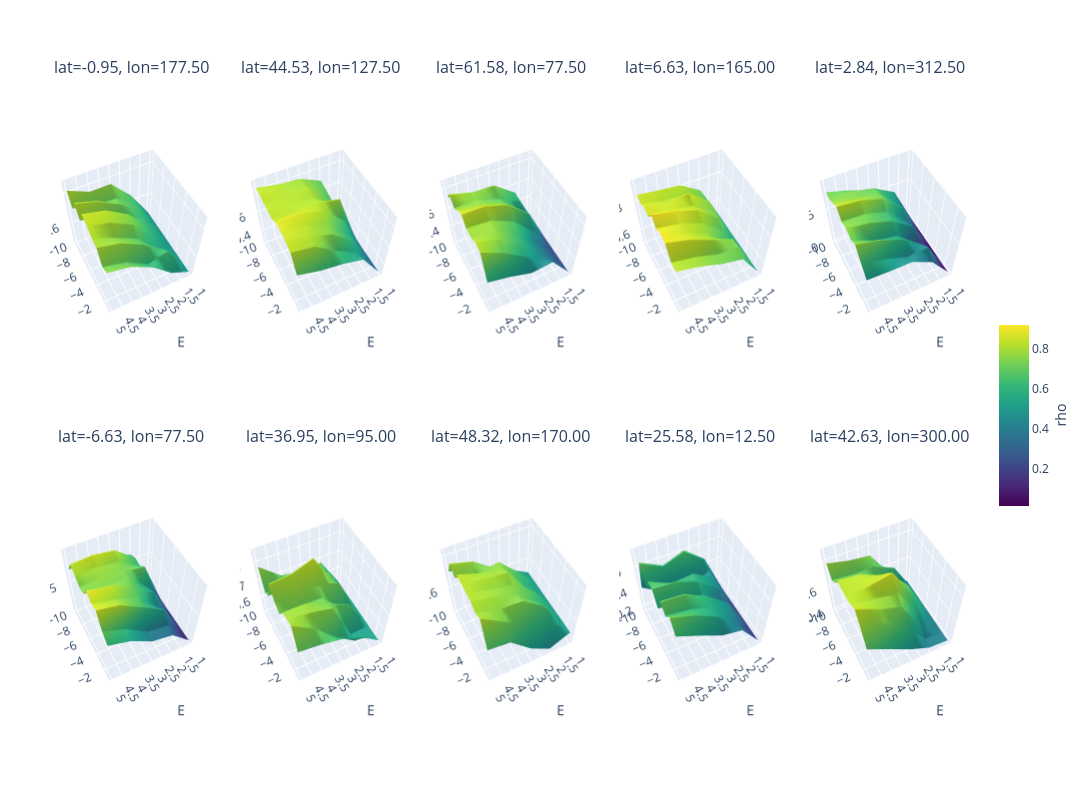

Notebook code cell kept with this figure:
### Code cell
import xarray as xr
import pandas as pd
import numpy as np
import random

import plotly.graph_objects as go
from plotly.subplots import make_subplots

from pyEDM import EmbedDimension


nlat = ds_sat_diff.sizes["lat"]
nlon = ds_sat_diff.sizes["lon"]
ages = ds_sat_diff["age"].values  # keep track of the ages

# ---------------------------------------------------------------------
# 2. Randomly select 10 (lat, lon) grid points
# ---------------------------------------------------------------------
all_pairs = [(ilat, ilon) for ilat in range(nlat) for ilon in range(nlon)]
random_pairs = random.sample(all_pairs, 10)  # pick 10 unique (ilat, ilon)

results_list = []  # will be a list of (ilat, ilon, E_axis, Tau_axis, RhoMatrix)

for idx, (ilat, ilon) in enumerate(random_pairs):
    # Extract local sat time series
    sat_ts = ds_sat_diff["sat_diff"].isel(lat=ilat, lon=ilon).values

    df_tmp = pd.DataFrame({
        "Time": ages,
        "pre": df_pre["pre"],  # predictor
        "sat_diff": sat_ts          # target to predict
    })

    # We'll store a 2D array of shape (5,10) for E=1..5, tau=1..10
    RhoMatrix = np.zeros((5, 10))

    # For each tau in 1..10, call EmbedDimension once with maxE=5 and Tp=tau
    for tau in range(-1, -11, -1): 
        edm_out = EmbedDimension(
            dataFrame=df_tmp,
            columns="sat_diff",
            target="pre",
            maxE=5,          # We'll evaluate E=1..5
            tau=tau,
            Tp=0,
            lib="1 119",     # Entire time series, adapt if needed
            pred="1 119",
            showPlot=False,  # We'll handle plotting ourselves
        )

        for e_row in edm_out.itertuples():
            e_val = e_row.E     # 1..5
            rho_val = e_row.rho
            RhoMatrix[int(e_val - 1), int(abs(tau) - 1)] = rho_val

    # Axis values for plotting
    E_axis = np.arange(1, 6)     # E = 1..5
    Tau_axis = np.arange(-1, -11, -1)  

    # Save the result for this grid point
    results_list.append((ilat, ilon, E_axis, Tau_axis, RhoMatrix))

# ---------------------------------------------------------------------
# Compute global min and max for all RhoMatrix values
# ---------------------------------------------------------------------
global_min = min(np.min(RhoMatrix) for _, _, _, _, RhoMatrix in results_list)
global_max = max(np.max(RhoMatrix) for _, _, _, _, RhoMatrix in results_list)

# ---------------------------------------------------------------------
# 4. Make a 3D surface plot for each of the 10 results using Plotly subplots
# ---------------------------------------------------------------------

# Create subplot titles using true latitude and longitude values
subplot_titles = [
    f"lat={ds_sat_diff['lat'].values[r[0]]:.2f}, lon={ds_sat_diff['lon'].values[r[1]]:.2f}"
    for r in results_list
]

# Create a 2x5 grid of 3D subplots with adjusted spacing
fig = make_subplots(
    rows=2, cols=5,
    specs=[[{"type": "surface"}]*5, [{"type": "surface"}]*5],
    subplot_titles=subplot_titles,
    horizontal_spacing=0.03,  # reduce horizontal spacing
    vertical_spacing=0.1      # reduce vertical spacing
)

# Add each surface plot trace to its respective subplot
for i, (ilat, ilon, E_axis, Tau_axis, RhoMatrix) in enumerate(results_list):
    E_grid, Tau_grid = np.meshgrid(E_axis, Tau_axis, indexing='ij')
    row = (i // 5) + 1
    col = (i % 5) + 1


    surf = go.Surface(
        x=E_grid,       # E dimension
        y=Tau_grid,     # tau dimension
        z=RhoMatrix,    # rho values
        colorscale="Viridis",
        cmin=global_min,
        cmax=global_max,
        showscale=True if i == 0 else False,
        # Customize the colorbar for the first subplot
        colorbar=dict(
            title="rho",
            titleside="right",
            x=1.02,  
            # adjust the shrink ratio to make the colorbar shorter
            len=0.3
        ) if i == 0 else None
    )

    fig.add_trace(surf, row=row, col=col)

# Update overall layout with adjusted margins for better label visibility
fig.update_layout(
    height=800,
    width=1400,
    margin=dict(l=50, r=50, t=80, b=50),
)


for i in range(len(results_list)):
    scene_key = f'scene{i+1}' if i > 0 else 'scene'
    fig.layout[scene_key].update(
        xaxis_title="E",
        yaxis_title="tau",
        zaxis_title="rho",
        camera=dict(eye=dict(x=1, y=2, z=3))
    )

fig.show()

### Figure 1 — Plotly figure (JSON) as saved in the notebook; plotly's stock layout.template omitted (floating-point values rounded to 4 significant figures)
{"data": [{"cmax": 0.9205, "cmin": 0.01833, "colorbar": {"len": 0.3, "title": {"side": "right", "text": "rho"}, "x": 1.02}, "colorscale": [[0, "#440154"], [0.1111, "#482878"], [0.2222, "#3e4989"], [0.3333, "#31688e"], [0.4444, "#26828e"], [0.5556, "#1f9e89"], [0.6667, "#35b779"], [0.7778, "#6ece58"], [0.8889, "#b5de2b"], [1, "#fde725"]], "scene": "scene", "showscale": true, "type": "surface", "x": [[1, 1, 1, 1, 1, 1, 1, 1, 1, 1], [2, 2, 2, 2, 2, 2, 2, 2, 2, 2], [3, 3, 3, 3, 3, 3, 3, 3, 3, 3], [4, 4, 4, 4, 4, 4, 4, 4, 4, 4], [5, 5, 5, 5, 5, 5, 5, 5, 5, 5]], "y": [[-1, -2, -3, -4, -5, -6, -7, -8, -9, -10], [-1, -2, -3, -4, -5, -6, -7, -8, -9, -10], [-1, -2, -3, -4, -5, -6, -7, -8, -9, -10], [-1, -2, -3, -4, -5, -6, -7, -8, -9, -10], [-1, -2, -3, -4, -5, -6, -7, -8, -9, -10]], "z": [[0.4705, 0.4705, 0.4705, 0.4705, 0.4705, 0.4705, 0.4705, 0.4705, 0.4705, 0.4705], [0.535, 0.6468, 0.6061, 0.5516, 0.5901, 0.6162, 0.6193, 0.6353, 0.6394, 0.6458], [0.6533, 0.6115, 0.7032, 0.681, 0.7344, 0.7504, 0.6663, 0.7275, 0.7138, 0.7679], [0.7293, 0.6951, 0.7747, 0.7485, 0.8012, 0.8264, 0.7354, 0.7954, 0.7167, 0.7658], [0.7576, 0.7324, 0.8049, 0.8109, 0.839, 0.8575, 0.7702, 0.8314, 0.753, 0.8178]]}, {"cmax": 0.9205, "cmin": 0.01833, "colorscale": [[0, "#440154"], [0.1111, "#482878"], [0.2222, "#3e4989"], [0.3333, "#31688e"], [0.4444, "#26828e"], [0.5556, "#1f9e89"], [0.6667, "#35b779"], [0.7778, "#6ece58"], [0.8889, "#b5de2b"], [1, "#fde725"]], "scene": "scene2", "showscale": false, "type": "surface", "x": [[1, 1, 1, 1, 1, 1, 1, 1, 1, 1], [2, 2, 2, 2, 2, 2, 2, 2, 2, 2], [3, 3, 3, 3, 3, 3, 3, 3, 3, 3], [4, 4, 4, 4, 4, 4, 4, 4, 4, 4], [5, 5, 5, 5, 5, 5, 5, 5, 5, 5]], "y": [[-1, -2, -3, -4, -5, -6, -7, -8, -9, -10], [-1, -2, -3, -4, -5, -6, -7, -8, -9, -10], [-1, -2, -3, -4, -5, -6, -7, -8, -9, -10], [-1, -2, -3, -4, -5, -6, -7, -8, -9, -10], [-1, -2, -3, -4, -5, -6, -7, -8, -9, -10]], "z": [[0.2861, 0.2861, 0.2861, 0.2861, 0.2861, 0.2861, 0.2861, 0.2861, 0.2861, 0.2861], [0.5443, 0.523, 0.5804, 0.5856, 0.6396, 0.7768, 0.6526, 0.6655, 0.6843, 0.6969], [0.6002, 0.6479, 0.7418, 0.7551, 0.8044, 0.8196, 0.7949, 0.8099, 0.7859, 0.7806], [0.6328, 0.7899, 0.8159, 0.8278, 0.8693, 0.8206, 0.8157, 0.8117, 0.8121, 0.7976], [0.6933, 0.8267, 0.8552, 0.8678, 0.8688, 0.8172, 0.8279, 0.8261, 0.8417, 0.8342]]}, {"cmax": 0.9205, "cmin": 0.01833, "colorscale": [[0, "#440154"], [0.1111, "#482878"], [0.2222, "#3e4989"], [0.3333, "#31688e"], [0.4444, "#26828e"], [0.5556, "#1f9e89"], [0.6667, "#35b779"], [0.7778, "#6ece58"], [0.8889, "#b5de2b"], [1, "#fde725"]], "scene": "scene3", "showscale": false, "type": "surface", "x": [[1, 1, 1, 1, 1, 1, 1, 1, 1, 1], [2, 2, 2, 2, 2, 2, 2, 2, 2, 2], [3, 3, 3, 3, 3, 3, 3, 3, 3, 3], [4, 4, 4, 4, 4, 4, 4, 4, 4, 4], [5, 5, 5, 5, 5, 5, 5, 5, 5, 5]], "y": [[-1, -2, -3, -4, -5, -6, -7, -8, -9, -10], [-1, -2, -3, -4, -5, -6, -7, -8, -9, -10], [-1, -2, -3, -4, -5, -6, -7, -8, -9, -10], [-1, -2, -3, -4, -5, -6, -7, -8, -9, -10], [-1, -2, -3, -4, -5, -6, -7, -8, -9, -10]], "z": [[0.2239, 0.2239, 0.2239, 0.2239, 0.2239, 0.2239, 0.2239, 0.2239, 0.2239, 0.2239], [0.4728, 0.4148, 0.4113, 0.4057, 0.4853, 0.609, 0.4439, 0.5876, 0.6097, 0.5521], [0.4496, 0.5438, 0.6092, 0.6349, 0.6814, 0.782, 0.7242, 0.6878, 0.7587, 0.6861], [0.523, 0.6941, 0.756, 0.7746, 0.7757, 0.8513, 0.7811, 0.756, 0.7676, 0.6881], [0.5762, 0.8105, 0.8282, 0.7834, 0.7892, 0.8546, 0.8143, 0.7517, 0.825, 0.7247]]}, {"cmax": 0.9205, "cmin": 0.01833, "colorscale": [[0, "#440154"], [0.1111, "#482878"], [0.2222, "#3e4989"], [0.3333, "#31688e"], [0.4444, "#26828e"], [0.5556, "#1f9e89"], [0.6667, "#35b779"], [0.7778, "#6ece58"], [0.8889, "#b5de2b"], [1, "#fde725"]], "scene": "scene4", "showscale": false, "type": "surface", "x": [[1, 1, 1, 1, 1, 1, 1, 1, 1, 1], [2, 2, 2, 2, 2, 2, 2, 2, 2, 2], [3, 3, 3, 3, 3, 3, 3, 3, 3, 3], [4, 4, 4, 4, 4, 4, 4, 4, 4, 4], [5, 5, 5, 5, 5, 5, 5, 5, 5, 5]], "y": [[-1, -2, -3, -4, -5, -6, -7, -8, -9, -10], [-1, -2, -3, -4, -5, -6, -7, -8, -9, -10], [-1, -2, -3, -4, -5, -6, -7, -8, -9, -10], [-1, -2, -3, -4, -5, -6, -7, -8, -9, -10], [-1, -2, -3, -4, -5, -6, -7, -8, -9, -10]], "z": [[0.5132, 0.5132, 0.5132, 0.5132, 0.5132, 0.5132, 0.5132, 0.5132, 0.5132, 0.5132], [0.6965, 0.7311, 0.7329, 0.6383, 0.6793, 0.7295, 0.7319, 0.7505, 0.6979, 0.7357], [0.7327, 0.7392, 0.7949, 0.7743, 0.7932, 0.8398, 0.813, 0.8557, 0.7918, 0.8172], [0.7878, 0.7913, 0.8584, 0.845, 0.8509, 0.888, 0.8455, 0.841, 0.81, 0.8334], [0.825, 0.8248, 0.8968, 0.9043, 0.8765, 0.9205, 0.852, 0.8698, 0.839, 0.8519]]}, {"cmax": 0.9205, "cmin": 0.01833, "colorscale": [[0, "#440154"], [0.1111, "#482878"], [0.2222, "#3e4989"], [0.3333, "#31688e"], [0.4444, "#26828e"], [0.5556, "#1f9e89"], [0.6667, "#35b779"], [0.7778, "#6ece58"], [0.8889, "#b5de2b"], [1, "#fde725"]], "scene": "scene5", "showscale": false, "type": "surface", "x": [[1, 1, 1, 1, 1, 1, 1, 1, 1, 1], [2, 2, 2, 2, 2, 2, 2, 2, 2, 2], [3, 3, 3, 3, 3, 3, 3, 3, 3, 3], [4, 4, 4, 4, 4, 4, 4, 4, 4, 4], [5, 5, 5, 5, 5, 5, 5, 5, 5, 5]], "y": [[-1, -2, -3, -4, -5, -6, -7, -8, -9, -10], [-1, -2, -3, -4, -5, -6, -7, -8, -9, -10], [-1, -2, -3, -4, -5, -6, -7, -8, -9, -10], [-1, -2, -3, -4, -5, -6, -7, -8, -9, -10], [-1, -2, -3, -4, -5, -6, -7, -8, -9, -10]], "z": [[0.01833, 0.01833, 0.01833, 0.01833, 0.01833, 0.01833, 0.01833, 0.01833, 0.01833, 0.01833], [0.3441, 0.4608, 0.385, 0.27, 0.4418, 0.3861, 0.5012, 0.449, 0.5327, 0.3644], [0.4955, 0.4385, 0.5984, 0.5195, 0.6313, 0.6404, 0.7347, 0.7131, 0.6835, 0.5686], [0.5009, 0.5592, 0.715, 0.5686, 0.7178, 0.7294, 0.8177, 0.7492, 0.7417, 0.6668], [0.5174, 0.648, 0.7872, 0.7256, 0.7743, 0.7398, 0.8453, 0.7881, 0.7378, 0.7407]]}, {"cmax": 0.9205, "cmin": 0.01833, "colorscale": [[0, "#440154"], [0.1111, "#482878"], [0.2222, "#3e4989"], [0.3333, "#31688e"], [0.4444, "#26828e"], [0.5556, "#1f9e89"], [0.6667, "#35b779"], [0.7778, "#6ece58"], [0.8889, "#b5de2b"], [1, "#fde725"]], "scene": "scene6", "showscale": false, "type": "surface", "x": [[1, 1, 1, 1, 1, 1, 1, 1, 1, 1], [2, 2, 2, 2, 2, 2, 2, 2, 2, 2], [3, 3, 3, 3, 3, 3, 3, 3, 3, 3], [4, 4, 4, 4, 4, 4, 4, 4, 4, 4], [5, 5, 5, 5, 5, 5, 5, 5, 5, 5]], "y": [[-1, -2, -3, -4, -5, -6, -7, -8, -9, -10], [-1, -2, -3, -4, -5, -6, -7, -8, -9, -10], [-1, -2, -3, -4, -5, -6, -7, -8, -9, -10], [-1, -2, -3, -4, -5, -6, -7, -8, -9, -10], [-1, -2, -3, -4, -5, -6, -7, -8, -9, -10]], "z": [[0.102, 0.102, 0.102, 0.102, 0.102, 0.102, 0.102, 0.102, 0.102, 0.102], [0.3413, 0.3719, 0.5078, 0.4126, 0.5381, 0.492, 0.6898, 0.6147, 0.6284, 0.5895], [0.3879, 0.4177, 0.6533, 0.6752, 0.7026, 0.7303, 0.739, 0.7544, 0.8224, 0.6963], [0.5462, 0.6063, 0.8106, 0.7778, 0.8377, 0.7492, 0.7709, 0.7955, 0.8582, 0.7093], [0.6268, 0.7131, 0.8679, 0.8377, 0.8974, 0.7535, 0.7355, 0.7927, 0.8405, 0.6865]]}, {"cmax": 0.9205, "cmin": 0.01833, "colorscale": [[0, "#440154"], [0.1111, "#482878"], [0.2222, "#3e4989"], [0.3333, "#31688e"], [0.4444, "#26828e"], [0.5556, "#1f9e89"], [0.6667, "#35b779"], [0.7778, "#6ece58"], [0.8889, "#b5de2b"], [1, "#fde725"]], "scene": "scene7", "showscale": false, "type": "surface", "x": [[1, 1, 1, 1, 1, 1, 1, 1, 1, 1], [2, 2, 2, 2, 2, 2, 2, 2, 2, 2], [3, 3, 3, 3, 3, 3, 3, 3, 3, 3], [4, 4, 4, 4, 4, 4, 4, 4, 4, 4], [5, 5, 5, 5, 5, 5, 5, 5, 5, 5]], "y": [[-1, -2, -3, -4, -5, -6, -7, -8, -9, -10], [-1, -2, -3, -4, -5, -6, -7, -8, -9, -10], [-1, -2, -3, -4, -5, -6, -7, -8, -9, -10], [-1, -2, -3, -4, -5, -6, -7, -8, -9, -10], [-1, -2, -3, -4, -5, -6, -7, -8, -9, -10]], "z": [[0.5222, 0.5222, 0.5222, 0.5222, 0.5222, 0.5222, 0.5222, 0.5222, 0.5222, 0.5222], [0.6068, 0.5252, 0.5231, 0.677, 0.5869, 0.7153, 0.6794, 0.6938, 0.6635, 0.6817], [0.6562, 0.6117, 0.7462, 0.7266, 0.7164, 0.7484, 0.8535, 0.744, 0.7513, 0.6735], [0.6829, 0.728, 0.7759, 0.7796, 0.7222, 0.7804, 0.8156, 0.7123, 0.675, 0.6901], [0.6987, 0.805, 0.7936, 0.782, 0.7232, 0.7456, 0.8076, 0.6958, 0.6732, 0.7796]]}, {"cmax": 0.9205, "cmin": 0.01833, "colorscale": [[0, "#440154"], [0.1111, "#482878"], [0.2222, "#3e4989"], [0.3333, "#31688e"], [0.4444, "#26828e"], [0.5556, "#1f9e89"], [0.6667, "#35b779"], [0.7778, "#6ece58"], [0.8889, "#b5de2b"], [1, "#fde725"]], "scene": "scene8", "showscale": false, "type": "surface", "x": [[1, 1, 1, 1, 1, 1, 1, 1, 1, 1], [2, 2, 2, 2, 2, 2, 2, 2, 2, 2], [3, 3, 3, 3, 3, 3, 3, 3, 3, 3], [4, 4, 4, 4, 4, 4, 4, 4, 4, 4], [5, 5, 5, 5, 5, 5, 5, 5, 5, 5]], "y": [[-1, -2, -3, -4, -5, -6, -7, -8, -9, -10], [-1, -2, -3, -4, -5, -6, -7, -8, -9, -10], [-1, -2, -3, -4, -5, -6, -7, -8, -9, -10], [-1, -2, -3, -4, -5, -6, -7, -8, -9, -10], [-1, -2, -3, -4, -5, -6, -7, -8, -9, -10]], "z": [[0.5069, 0.5069, 0.5069, 0.5069, 0.5069, 0.5069, 0.5069, 0.5069, 0.5069, 0.5069], [0.4385, 0.5724, 0.6627, 0.6316, 0.6606, 0.6162, 0.6114, 0.6459, 0.5953, 0.5747], [0.5192, 0.6347, 0.7514, 0.737, 0.7523, 0.7884, 0.764, 0.7622, 0.6774, 0.5849], [0.6463, 0.731, 0.7604, 0.788, 0.7817, 0.804, 0.7876, 0.7349, 0.7718, 0.6928], [0.6626, 0.8193, 0.7945, 0.8185, 0.8188, 0.8206, 0.8295, 0.764, 0.8062, 0.7126]]}, {"cmax": 0.9205, "cmin": 0.01833, "colorscale": [[0, "#440154"], [0.1111, "#482878"], [0.2222, "#3e4989"], [0.3333, "#31688e"], [0.4444, "#26828e"], [0.5556, "#1f9e89"], [0.6667, "#35b779"], [0.7778, "#6ece58"], [0.8889, "#b5de2b"], [1, "#fde725"]], "scene": "scene9", "showscale": false, "type": "surface", "x": [[1, 1, 1, 1, 1, 1, 1, 1, 1, 1], [2, 2, 2, 2, 2, 2, 2, 2, 2, 2], [3, 3, 3, 3, 3, 3, 3, 3, 3, 3], [4, 4, 4, 4, 4, 4, 4, 4, 4, 4], [5, 5, 5, 5, 5, 5, 5, 5, 5, 5]], "y": [[-1, -2, -3, -4, -5, -6, -7, -8, -9, -10], [-1, -2, -3, -4, -5, -6, -7, -8, -9, -10], [-1, -2, -3, -4, -5, -6, -7, -8, -9, -10], [-1, -2, -3, -4, -5, -6, -7, -8, -9, -10], [-1, -2, -3, -4, -5, -6, -7, -8, -9, -10]], "z": [[0.1714, 0.1714, 0.1714, 0.1714, 0.1714, 0.1714, 0.1714, 0.1714, 0.1714, 0.1714], [0.3952, 0.3822, 0.4332, 0.4468, 0.3747, 0.4503, 0.4825, 0.4845, 0.5351, 0.4511], [0.4406, 0.5512, 0.5645, 0.59, 0.5312, 0.5948, 0.5956, 0.4146, 0.678, 0.2817], [0.5429, 0.6601, 0.6228, 0.696, 0.5465, 0.6641, 0.5825, 0.4234, 0.6132, 0.2854], [0.6372, 0.7317, 0.6511, 0.7144, 0.568, 0.6716, 0.6724, 0.5489, 0.7068, 0.4088]]}, {"cmax": 0.9205, "cmin": 0.01833, "colorscale": [[0, "#440154"], [0.1111, "#482878"], [0.2222, "#3e4989"], [0.3333, "#31688e"], [0.4444, "#26828e"], [0.5556, "#1f9e89"], [0.6667, "#35b779"], [0.7778, "#6ece58"], [0.8889, "#b5de2b"], [1, "#fde725"]], "scene": "scene10", "showscale": false, "type": "surface", "x": [[1, 1, 1, 1, 1, 1, 1, 1, 1, 1], [2, 2, 2, 2, 2, 2, 2, 2, 2, 2], [3, 3, 3, 3, 3, 3, 3, 3, 3, 3], [4, 4, 4, 4, 4, 4, 4, 4, 4, 4], [5, 5, 5, 5, 5, 5, 5, 5, 5, 5]], "y": [[-1, -2, -3, -4, -5, -6, -7, -8, -9, -10], [-1, -2, -3, -4, -5, -6, -7, -8, -9, -10], [-1, -2, -3, -4, -5, -6, -7, -8, -9, -10], [-1, -2, -3, -4, -5, -6, -7, -8, -9, -10], [-1, -2, -3, -4, -5, -6, -7, -8, -9, -10]], "z": [[0.407, 0.407, 0.407, 0.407, 0.407, 0.407, 0.407, 0.407, 0.407, 0.407], [0.4185, 0.4299, 0.4963, 0.5702, 0.6397, 0.6592, 0.5834, 0.4889, 0.6353, 0.5328], [0.4933, 0.6207, 0.7221, 0.7774, 0.8643, 0.8095, 0.7393, 0.6399, 0.7023, 0.7361], [0.5884, 0.7323, 0.7881, 0.794, 0.8363, 0.829, 0.8095, 0.7088, 0.6978, 0.753], [0.678, 0.7852, 0.8609, 0.8289, 0.8173, 0.8184, 0.8235, 0.7514, 0.7117, 0.7868]]}], "layout": {"annotations": [{"font": {"size": 16}, "showarrow": false, "text": "lat=-0.95, lon=177.50", "x": 0.088, "xanchor": "center", "xref": "paper", "y": 1, "yanchor": "bottom", "yref": "paper"}, {"font": {"size": 16}, "showarrow": false, "text": "lat=44.53, lon=127.50", "x": 0.294, "xanchor": "center", "xref": "paper", "y": 1, "yanchor": "bottom", "yref": "paper"}, {"font": {"size": 16}, "showarrow": false, "text": "lat=61.58, lon=77.50", "x": 0.5, "xanchor": "center", "xref": "paper", "y": 1, "yanchor": "bottom", "yref": "paper"}, {"font": {"size": 16}, "showarrow": false, "text": "lat=6.63, lon=165.00", "x": 0.706, "xanchor": "center", "xref": "paper", "y": 1, "yanchor": "bottom", "yref": "paper"}, {"font": {"size": 16}, "showarrow": false, "text": "lat=2.84, lon=312.50", "x": 0.912, "xanchor": "center", "xref": "paper", "y": 1, "yanchor": "bottom", "yref": "paper"}, {"font": {"size": 16}, "showarrow": false, "text": "lat=-6.63, lon=77.50", "x": 0.088, "xanchor": "center", "xref": "paper", "y": 0.45, "yanchor": "bottom", "yref": "paper"}, {"font": {"size": 16}, "showarrow": false, "text": "lat=36.95, lon=95.00", "x": 0.294, "xanchor": "center", "xref": "paper", "y": 0.45, "yanchor": "bottom", "yref": "paper"}, {"font": {"size": 16}, "showarrow": false, "text": "lat=48.32, lon=170.00", "x": 0.5, "xanchor": "center", "xref": "paper", "y": 0.45, "yanchor": "bottom", "yref": "paper"}, {"font": {"size": 16}, "showarrow": false, "text": "lat=25.58, lon=12.50", "x": 0.706, "xanchor": "center", "xref": "paper", "y": 0.45, "yanchor": "bottom", "yref": "paper"}, {"font": {"size": 16}, "showarrow": false, "text": "lat=42.63, lon=300.00", "x": 0.912, "xanchor": "center", "xref": "paper", "y": 0.45, "yanchor": "bottom", "yref": "paper"}], "height": 800, "margin": {"b": 50, "l": 50, "r": 50, "t": 80}, "scene": {"camera": {"eye": {"x": 1, "y": 2, "z": 3}}, "domain": {"x": [0, 0.176], "y": [0.55, 1]}, "xaxis": {"title": {"text": "E"}}, "yaxis": {"title": {"text": "tau"}}, "zaxis": {"title": {"text": "rho"}}}, "scene10": {"camera": {"eye": {"x": 1, "y": 2, "z": 3}}, "domain": {"x": [0.824, 1], "y": [0, 0.45]}, "xaxis": {"title": {"text": "E"}}, "yaxis": {"title": {"text": "tau"}}, "zaxis": {"title": {"text": "rho"}}}, "scene2": {"camera": {"eye": {"x": 1, "y": 2, "z": 3}}, "domain": {"x": [0.206, 0.382], "y": [0.55, 1]}, "xaxis": {"title": {"text": "E"}}, "yaxis": {"title": {"text": "tau"}}, "zaxis": {"title": {"text": "rho"}}}, "scene3": {"camera": {"eye": {"x": 1, "y": 2, "z": 3}}, "domain": {"x": [0.412, 0.588], "y": [0.55, 1]}, "xaxis": {"title": {"text": "E"}}, "yaxis": {"title": {"text": "tau"}}, "zaxis": {"title": {"text": "rho"}}}, "scene4": {"camera": {"eye": {"x": 1, "y": 2, "z": 3}}, "domain": {"x": [0.618, 0.794], "y": [0.55, 1]}, "xaxis": {"title": {"text": "E"}}, "yaxis": {"title": {"text": "tau"}}, "zaxis": {"title": {"text": "rho"}}}, "scene5": {"camera": {"eye": {"x": 1, "y": 2, "z": 3}}, "domain": {"x": [0.824, 1], "y": [0.55, 1]}, "xaxis": {"title": {"text": "E"}}, "yaxis": {"title": {"text": "tau"}}, "zaxis": {"title": {"text": "rho"}}}, "scene6": {"camera": {"eye": {"x": 1, "y": 2, "z": 3}}, "domain": {"x": [0, 0.176], "y": [0, 0.45]}, "xaxis": {"title": {"text": "E"}}, "yaxis": {"title": {"text": "tau"}}, "zaxis": {"title": {"text": "rho"}}}, "scene7": {"camera": {"eye": {"x": 1, "y": 2, "z": 3}}, "domain": {"x": [0.206, 0.382], "y": [0, 0.45]}, "xaxis": {"title": {"text": "E"}}, "yaxis": {"title": {"text": "tau"}}, "zaxis": {"title": {"text": "rho"}}}, "scene8": {"camera": {"eye": {"x": 1, "y": 2, "z": 3}}, "domain": {"x": [0.412, 0.588], "y": [0, 0.45]}, "xaxis": {"title": {"text": "E"}}, "yaxis": {"title": {"text": "tau"}}, "zaxis": {"title": {"text": "rho"}}}, "scene9": {"camera": {"eye": {"x": 1, "y": 2, "z": 3}}, "domain": {"x": [0.618, 0.794], "y": [0, 0.45]}, "xaxis": {"title": {"text": "E"}}, "yaxis": {"title": {"text": "tau"}}, "zaxis": {"title": {"text": "rho"}}}, "width": 1400}}
